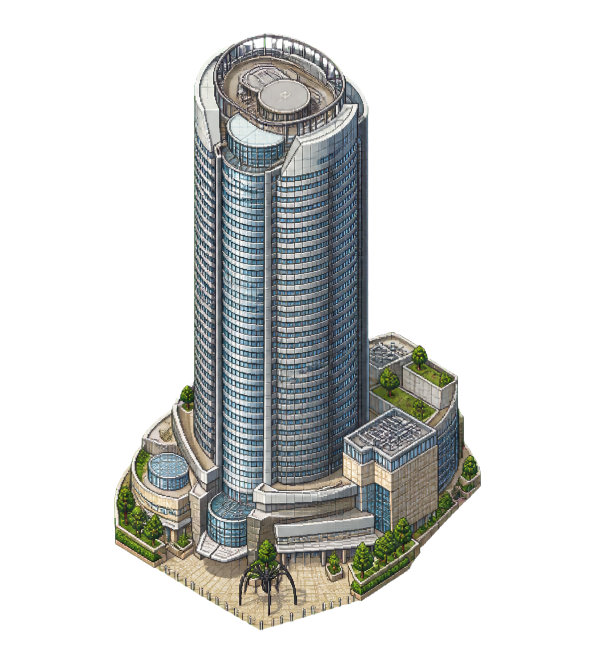
#> input picture assets/v2/landmarks/roppongi-hills-transparent.png, 1194 x 1317 px (shown at 1/2 size); its folder holds 4 pictures in this run
$ python build-v2-landmarks.py
#> lines starting #> are read from the running program, lines starting #| are printed output that depends on the picture
from pathlib import Path

from PIL import Image


ROOT = Path(__file__).resolve().parent.parent
LANDMARK_DIRECTORY = ROOT / "assets" / "v2" / "landmarks"
LANDMARKS = (
    ("Roppongi Hills", "roppongi-hills"),
    ("Tokyo Midtown", "tokyo-midtown"),
    ("Azabudai Hills", "azabudai-hills"),
    ("Azabudai Garden Plaza", "azabudai-garden-plaza"),
    ("Tokyo Tower", "tokyo-tower"),
    ("Zojoji", "zojoji"),
)


def crop_landmark(label: str, slug: str) -> None:
#> called with label = 'Roppongi Hills', slug = 'roppongi-hills'
    source = LANDMARK_DIRECTORY / f"{slug}-transparent.png"
    output = LANDMARK_DIRECTORY / f"{slug}.png"
    image = Image.open(source).convert("RGBA")
#> image is the input picture: PIL image 1194x1317 RGBA; mean R, G, B, A 40.7, 42, 40.5, 82.9
    alpha = image.getchannel("A")
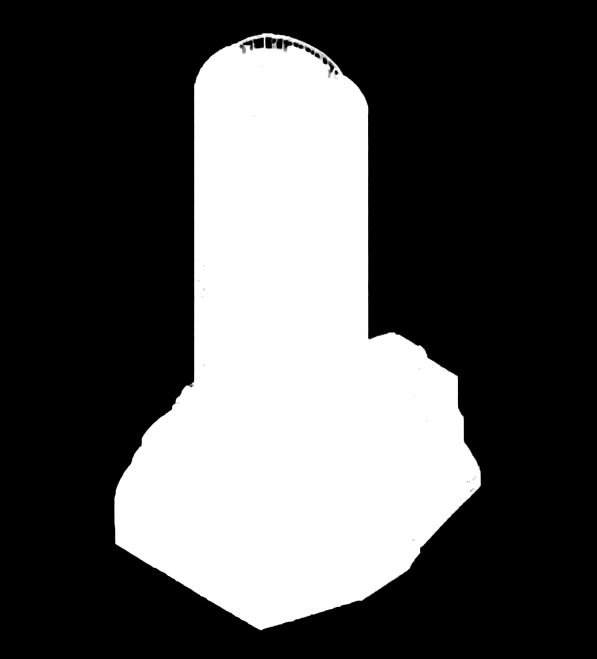
#> alpha: PIL image 1194x1317 L (shown at 1/2 size); min 0, max 255, mean 82.9
    bounds = alpha.point(lambda value: 255 if value > 8 else 0).getbbox()
#> bounds = (228, 66, 962, 1261)
    if bounds is None:
        raise RuntimeError(f"No visible landmark pixels found in {source}.")

    padding = 16
    left = max(0, bounds[0] - padding)
#> left = 212
    top = max(0, bounds[1] - padding)
#> top = 50
    right = min(image.width, bounds[2] + padding)
#> right = 978
    bottom = min(image.height, bounds[3] + padding)
#> bottom = 1277
    cropped = image.crop((left, top, right, bottom))
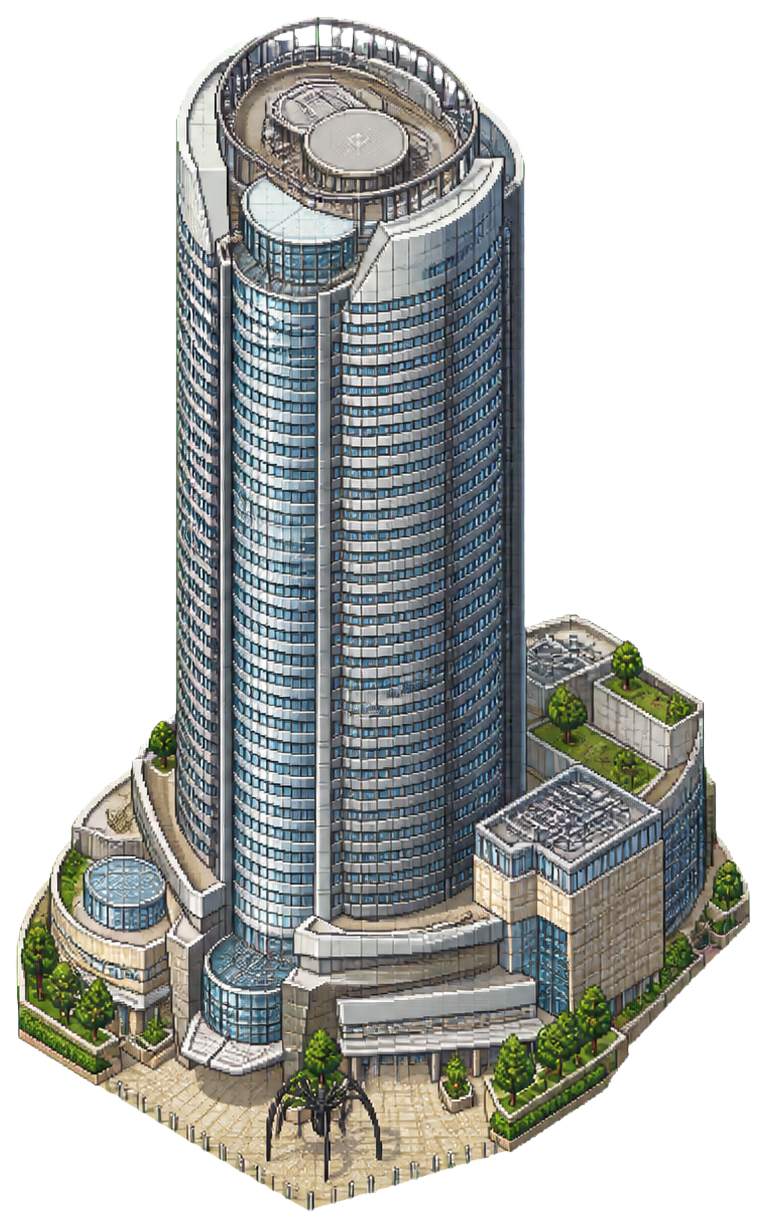
#> cropped: PIL image 766x1227 RGBA; mean R, G, B, A 68, 70.3, 67.8, 138.8; transparent parts drawn white
    cropped.save(output)
    print(f"{label}: {cropped.width}x{cropped.height} -> {output}")
#| Roppongi Hills: 766x1227 -> assets/v2/landmarks/roppongi-hills.png


def main() -> None:
    for label, slug in LANDMARKS:
        crop_landmark(label, slug)
#> pass 2 of the loop in main, `for label, slug in LANDMARKS:`:
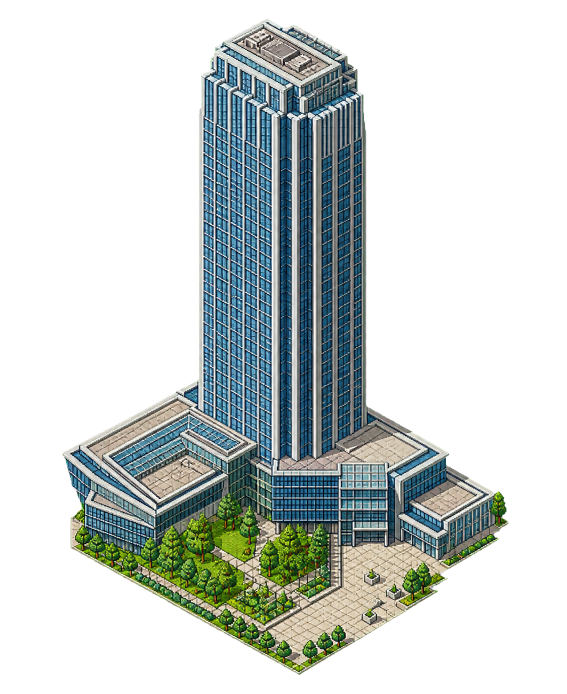
#> input picture assets/v2/landmarks/tokyo-midtown-transparent.png, 1134 x 1387 px (shown at 1/2 size)
#> in crop_landmark, image is the input picture: PIL image 1134x1387 RGBA; mean R, G, B, A 39.4, 46.4, 44.1, 91.8
#> in crop_landmark (call 2), `alpha = image.getchannel("A")`:
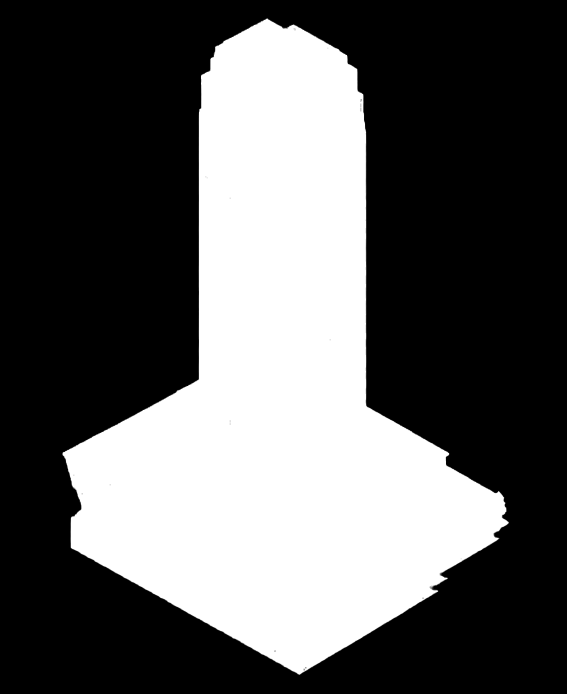
#> alpha: PIL image 1134x1387 L (shown at 1/2 size); min 0, max 255, mean 91.8
#> bounds = (124, 36, 1018, 1350)
#> left = 108
#> top = 20
#> right = 1034
#> bottom = 1366
#> in crop_landmark (call 2), `cropped = image.crop((left, top, right, bottom))`:
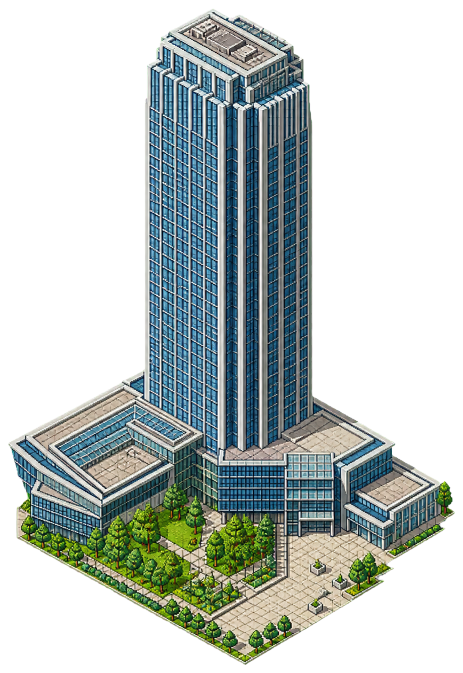
#> cropped: PIL image 926x1346 RGBA (shown at 1/2 size); mean R, G, B, A 49.7, 58.6, 55.7, 115.9; transparent parts drawn white
#| Tokyo Midtown: 926x1346 -> assets/v2/landmarks/tokyo-midtown.png
#> pass 3 of the loop in main, `for label, slug in LANDMARKS:`:
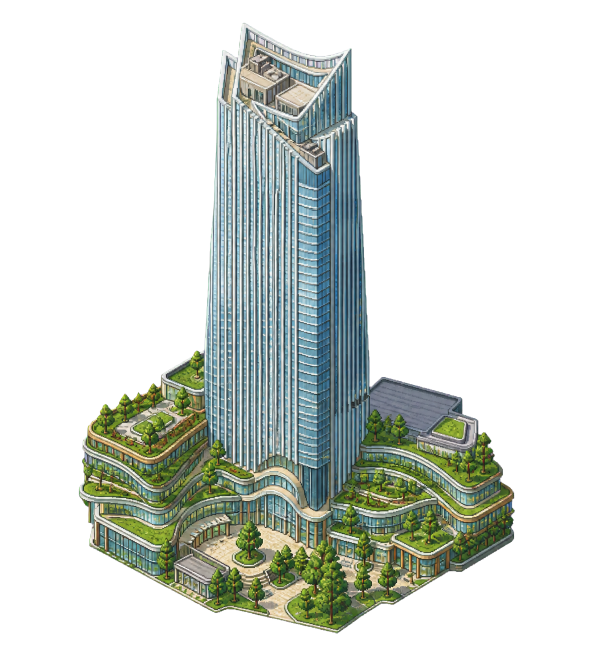
#> input picture assets/v2/landmarks/azabudai-hills-transparent.png, 1197 x 1314 px (shown at 1/2 size)
#> in crop_landmark, image is the input picture: PIL image 1197x1314 RGBA; mean R, G, B, A 42.3, 48.1, 42.1, 88.1
#> in crop_landmark (call 3), `alpha = image.getchannel("A")`:
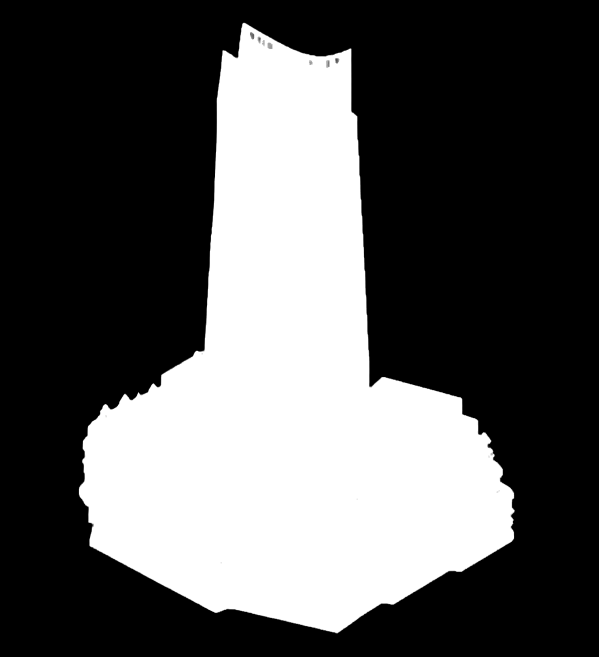
#> alpha: PIL image 1197x1314 L (shown at 1/2 size); min 0, max 255, mean 88.1
#> bounds = (157, 45, 1030, 1267)
#> left = 141
#> top = 29
#> right = 1046
#> bottom = 1283
#> in crop_landmark (call 3), `cropped = image.crop((left, top, right, bottom))`:
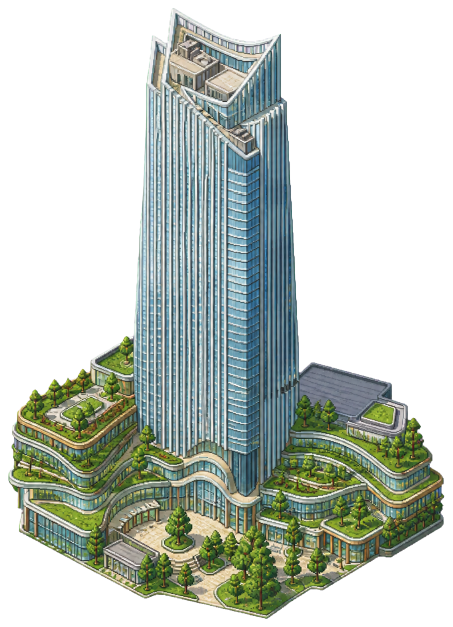
#> cropped: PIL image 905x1254 RGBA (shown at 1/2 size); mean R, G, B, A 58.6, 66.7, 58.4, 122.1; transparent parts drawn white
#| Azabudai Hills: 905x1254 -> assets/v2/landmarks/azabudai-hills.png
#> the loop made 5 passes; the first 3 are shown


if __name__ == "__main__":
#> (the run stopped early here; a loop or call above may not have finished)
